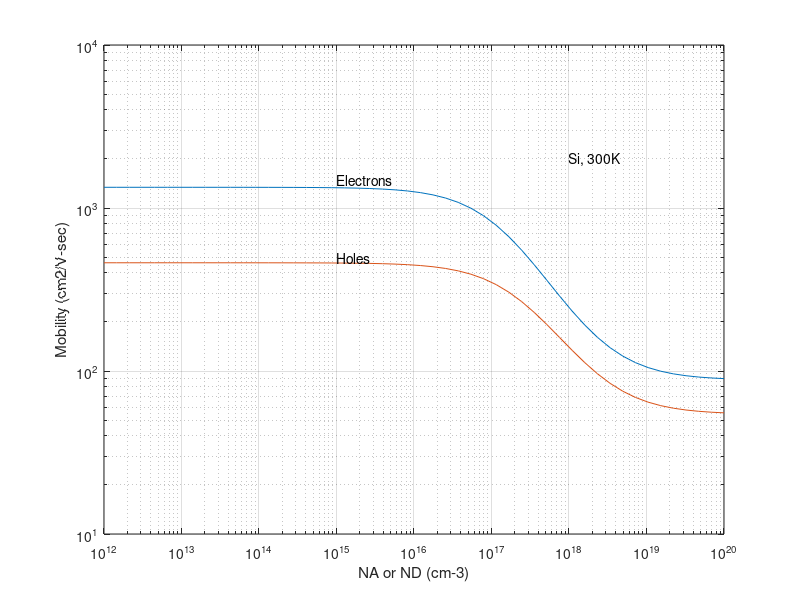

The MATLAB source for this figure:
%%Author: Youthawin Philavastvanid (Bear) 
%%File  : ECE416_sim1_1.m
%%Date  : Oct 23, 2016
%%Desc  : Mobility VS. Dopant Concentration

%%Referred: Pierret Book, 2nd Edition, P. 84

%Defining Const
NDref = 6.948e-18;
NAref = 3.745e-18;
unmin = 88;
upmin = 54.3;
un0 = 1252;
up0 = 407;

%Mobility Calculation
N = logspace(12,20);
un = unmin + un0 ./ (1 + (N*NDref));
up = upmin + up0 ./ (1 + (N*NAref));

%Plotting
close 

loglog(N, un, N, up);
grid;
axis([1.0e12 1.0e20 1.0e1 1.0e4]);
xlabel('NA or ND (cm-3)');
ylabel('Mobility (cm2/V-sec)');
text(1.0e15, 1500, 'Electrons');
text(1.0e15, 500, 'Holes');
text(1.0e18, 2000, 'Si, 300K');
